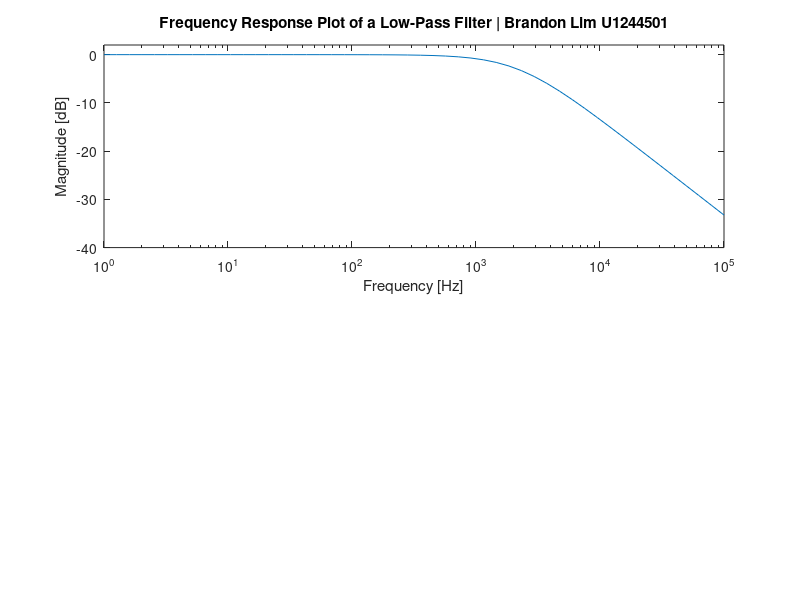

MATLAB code to generate this figure: (Note: this script raises an error after producing the figure.)
% Brandon Lim
clear, clc, close all
%Low Pass Filter
w = logspace(0,5);
R = 4.6*1000; %ohms
C = 0.1 * 10^-6; %farads

freqVec = 2.*pi.*[10,20,40,150,338,500,700,1000,2000];
MagVec = [-0.14,-0.21,-0.428,-1.73,-4.08,-6.12,-8.36,-10.95,-16.43];
phaseVec = [-1.5, -3.079, -6.019, -21.54, -40.57, -51.31, -59.67, -66.4, -74];

wc = 1/(R*C); %Cutoff Frequency
magnitudeNorm = 1./sqrt(1+((w.^2)/(wc.^2)));
magnitudeDB = 20*log10(magnitudeNorm);

phaseShift = -atan(w./wc) .* 180./pi;

figure
subplot(2,1,1)
semilogx(w,magnitudeDB)
ylim([-40,2])
title("Frequency Response Plot of a Low-Pass Filter | Brandon Lim U1244501")
xlabel("Frequency [Hz]")
ylabel("Magnitude [dB]")
hold on 
subplot(2,1,1)
xline(wc)
hold on
subplot(2,1,1)
semilogx(freqVec,MagVec,"-o")
text(10^3,-30,0,"Fc")
legend("Theoretical","","Actual", "Location","southeast")

subplot(2,1,2)
semilogx(w,phaseShift)
ylim([-100,2])
xlabel("Frequency [Hz]")
ylabel("Phase Shift [deg]")
hold on 
subplot(2,1,2)
xline(wc)
hold on 
subplot(2,1,2)
semilogx(freqVec,phaseVec,"-o")
text(10^3,-60,0,"Fc")
legend("Theoretical","","Actual", "Location","northeast")

%% High Pass
clear, clc, close all
w = logspace(0,5);
R = 4.61*1000; %ohms
C = 0.1 * 10^-6; %farads

freqVec = 2.*pi.*[10,20,40,150,338,500,700,1000,2000];
MagVec = [-29.88 -26.38 -21.71 -11.45 -5.24 -3 -1.77 -0.935 -0.3];
phaseVec = [80 74.8 77.98 66.12 47.37 36.9 29.11 22.26 15.13];

wc = 1/(R*C); %Cutoff Frequency
magnitudeNorm = (w./wc)./(sqrt(1+((w.^2)/(wc^2))));
magnitudeDB = 20*log10(magnitudeNorm);

phaseShift = atan(wc./w) .* 180./pi;

figure
subplot(2,1,1)
semilogx(w,magnitudeDB)
ylim([-40,2])
title("Frequency Response Plot of a High-Pass Filter | Brandon Lim U1244501 ")
xlabel("Frequency [Hz]")
ylabel("Magnitude [dB]")
hold on 
subplot(2,1,1)
xline(wc)
hold on 
semilogx(freqVec,MagVec,"-o")
text(10^3,-30,0,"Fc")
legend("Theoretical","","Actual", "Location","southeast")


subplot(2,1,2)
semilogx(w,phaseShift)
ylim([-5,100])
xlabel("Frequency [Hz]")
ylabel("Phase Shift [deg]")
hold on 
subplot(2,1,2)
xline(wc)
hold on
semilogx(freqVec,phaseVec,"-o")
text(10^3,10,"Fc")
legend("Theoretical","","Actual", "Location","northeast")
